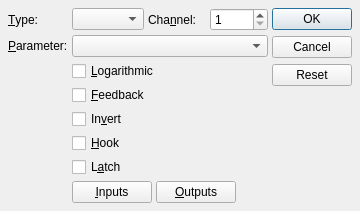
<?xml version="1.0" encoding="UTF-8"?>
<ui version="4.0">
 <author>rncbc aka Rui Nuno Capela</author>
 <comment>qtractor - An Audio/MIDI multi-track sequencer.

   Copyright (C) 2005-2015, rncbc aka Rui Nuno Capela. All rights reserved.

   This program is free software; you can redistribute it and/or
   modify it under the terms of the GNU General Public License
   as published by the Free Software Foundation; either version 2
   of the License, or (at your option) any later version.

   This program is distributed in the hope that it will be useful,
   but WITHOUT ANY WARRANTY; without even the implied warranty of
   MERCHANTABILITY or FITNESS FOR A PARTICULAR PURPOSE.  See the
   GNU General Public License for more details.

   You should have received a copy of the GNU General Public License along
   with this program; if not, write to the Free Software Foundation, Inc.,
   51 Franklin Street, Fifth Floor, Boston, MA 02110-1301 USA.

 </comment>
 <class>qtractorMidiControlObserverForm</class>
 <widget class="QDialog" name="qtractorMidiControlObserverForm">
  <property name="geometry">
   <rect>
    <x>0</x>
    <y>0</y>
    <width>360</width>
    <height>180</height>
   </rect>
  </property>
  <property name="windowTitle">
   <string>MIDI Controller - Qtractor</string>
  </property>
  <property name="windowIcon">
   <iconset resource="qtractor.qrc">:/images/itemControllers.png</iconset>
  </property>
  <layout class="QGridLayout">
   <item row="0" column="0">
    <widget class="QLabel" name="ControlTypeTextLabel">
     <property name="text">
      <string>&amp;Type:</string>
     </property>
     <property name="buddy">
      <cstring>ControlTypeComboBox</cstring>
     </property>
    </widget>
   </item>
   <item row="0" column="1">
    <widget class="QComboBox" name="ControlTypeComboBox">
     <property name="toolTip">
      <string>MIDI event type</string>
     </property>
    </widget>
   </item>
   <item row="0" column="2">
    <widget class="QLabel" name="ChannelTextLabel">
     <property name="text">
      <string>Cha&amp;nnel:</string>
     </property>
     <property name="buddy">
      <cstring>ChannelSpinBox</cstring>
     </property>
    </widget>
   </item>
   <item row="0" column="3">
    <widget class="QSpinBox" name="ChannelSpinBox">
     <property name="toolTip">
      <string>MIDI channel</string>
     </property>
     <property name="accelerated">
      <bool>false</bool>
     </property>
     <property name="minimum">
      <number>1</number>
     </property>
     <property name="maximum">
      <number>16</number>
     </property>
    </widget>
   </item>
   <item row="0" column="4" rowspan="8">
    <widget class="QDialogButtonBox" name="DialogButtonBox">
     <property name="orientation">
      <enum>Qt::Vertical</enum>
     </property>
     <property name="standardButtons">
      <set>QDialogButtonBox::Cancel|QDialogButtonBox::Ok|QDialogButtonBox::Reset</set>
     </property>
    </widget>
   </item>
   <item row="1" column="0">
    <widget class="QLabel" name="ParamTextLabel">
     <property name="text">
      <string>&amp;Parameter:</string>
     </property>
     <property name="buddy">
      <cstring>ParamComboBox</cstring>
     </property>
    </widget>
   </item>
   <item row="1" column="1" colspan="3">
    <widget class="QComboBox" name="ParamComboBox">
     <property name="toolTip">
      <string>MIDI parameter</string>
     </property>
    </widget>
   </item>
   <item row="2" column="1" colspan="3">
    <widget class="QCheckBox" name="LogarithmicCheckBox">
     <property name="text">
      <string>&amp;Logarithmic</string>
     </property>
    </widget>
   </item>
   <item row="3" column="1" colspan="3">
    <widget class="QCheckBox" name="FeedbackCheckBox">
     <property name="text">
      <string>&amp;Feedback</string>
     </property>
    </widget>
   </item>
   <item row="4" column="1" colspan="3">
    <widget class="QCheckBox" name="InvertCheckBox">
     <property name="text">
      <string>In&amp;vert</string>
     </property>
    </widget>
   </item>
   <item row="5" column="1" colspan="3">
    <widget class="QCheckBox" name="HookCheckBox">
     <property name="text">
      <string>&amp;Hook</string>
     </property>
    </widget>
   </item>
   <item row="6" column="1" colspan="3">
    <widget class="QCheckBox" name="LatchCheckBox">
     <property name="text">
      <string>L&amp;atch</string>
     </property>
    </widget>
   </item>
   <item row="7" column="1" colspan="3">
    <layout class="QHBoxLayout">
     <item>
      <widget class="QPushButton" name="InputsPushButton">
       <property name="toolTip">
        <string>Control input connections</string>
       </property>
       <property name="text">
        <string>&amp;Inputs</string>
       </property>
       <property name="icon">
        <iconset resource="qtractor.qrc">:/images/itemMidiPortIn.png</iconset>
       </property>
      </widget>
     </item>
     <item>
      <widget class="QPushButton" name="OutputsPushButton">
       <property name="toolTip">
        <string>Control output connections</string>
       </property>
       <property name="text">
        <string>&amp;Outputs</string>
       </property>
       <property name="icon">
        <iconset resource="qtractor.qrc">:/images/itemMidiPortOut.png</iconset>
       </property>
      </widget>
     </item>
     <item>
      <spacer>
       <property name="orientation">
        <enum>Qt::Horizontal</enum>
       </property>
       <property name="sizeHint">
        <size>
         <width>8</width>
         <height>8</height>
        </size>
       </property>
      </spacer>
     </item>
    </layout>
   </item>
  </layout>
 </widget>
 <layoutdefault spacing="4" margin="8"/>
 <tabstops>
  <tabstop>ControlTypeComboBox</tabstop>
  <tabstop>ChannelSpinBox</tabstop>
  <tabstop>ParamComboBox</tabstop>
  <tabstop>LogarithmicCheckBox</tabstop>
  <tabstop>FeedbackCheckBox</tabstop>
  <tabstop>InvertCheckBox</tabstop>
  <tabstop>HookCheckBox</tabstop>
  <tabstop>LatchCheckBox</tabstop>
  <tabstop>InputsPushButton</tabstop>
  <tabstop>OutputsPushButton</tabstop>
  <tabstop>DialogButtonBox</tabstop>
 </tabstops>
 <resources>
  <include location="qtractor.qrc"/>
 </resources>
 <connections/>
</ui>
